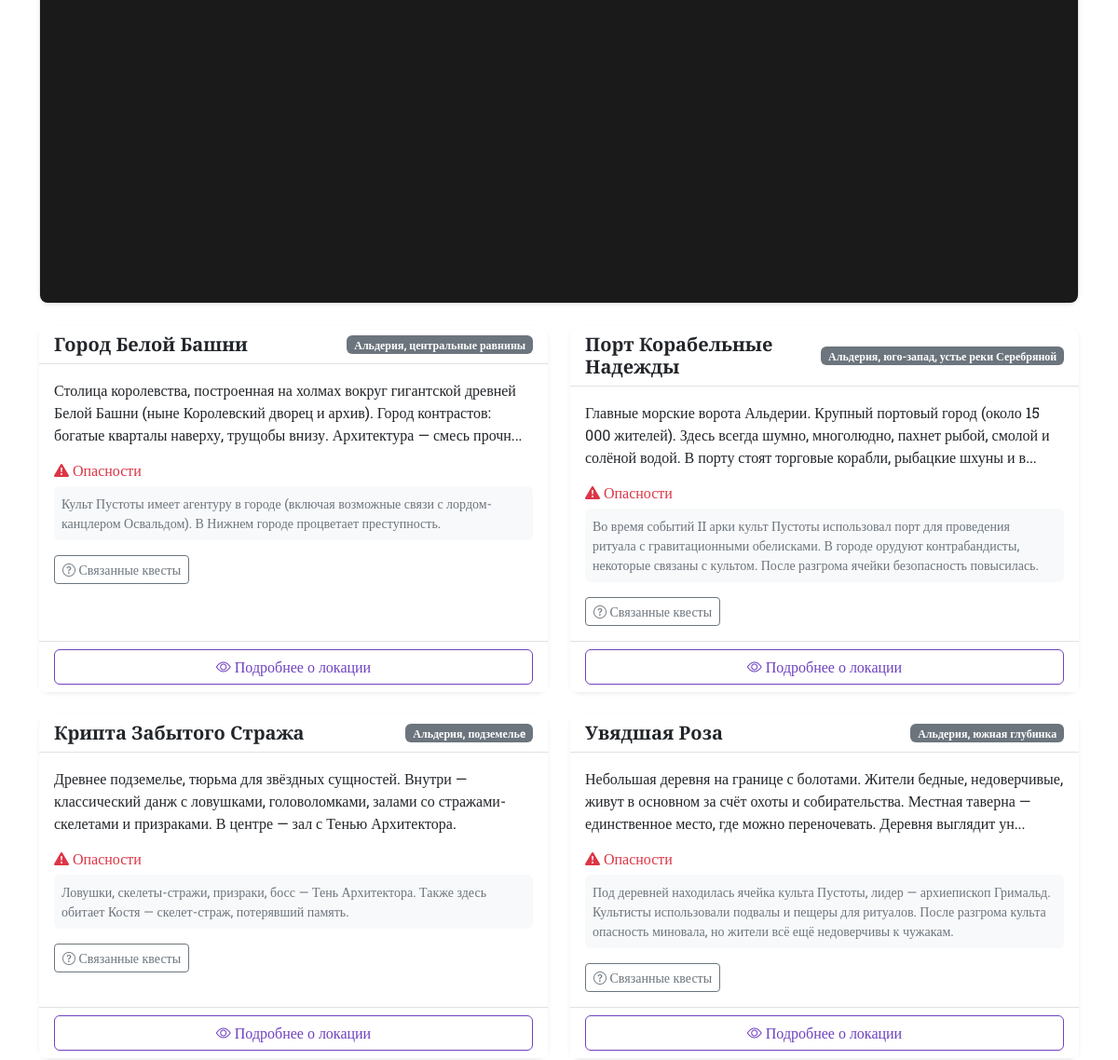
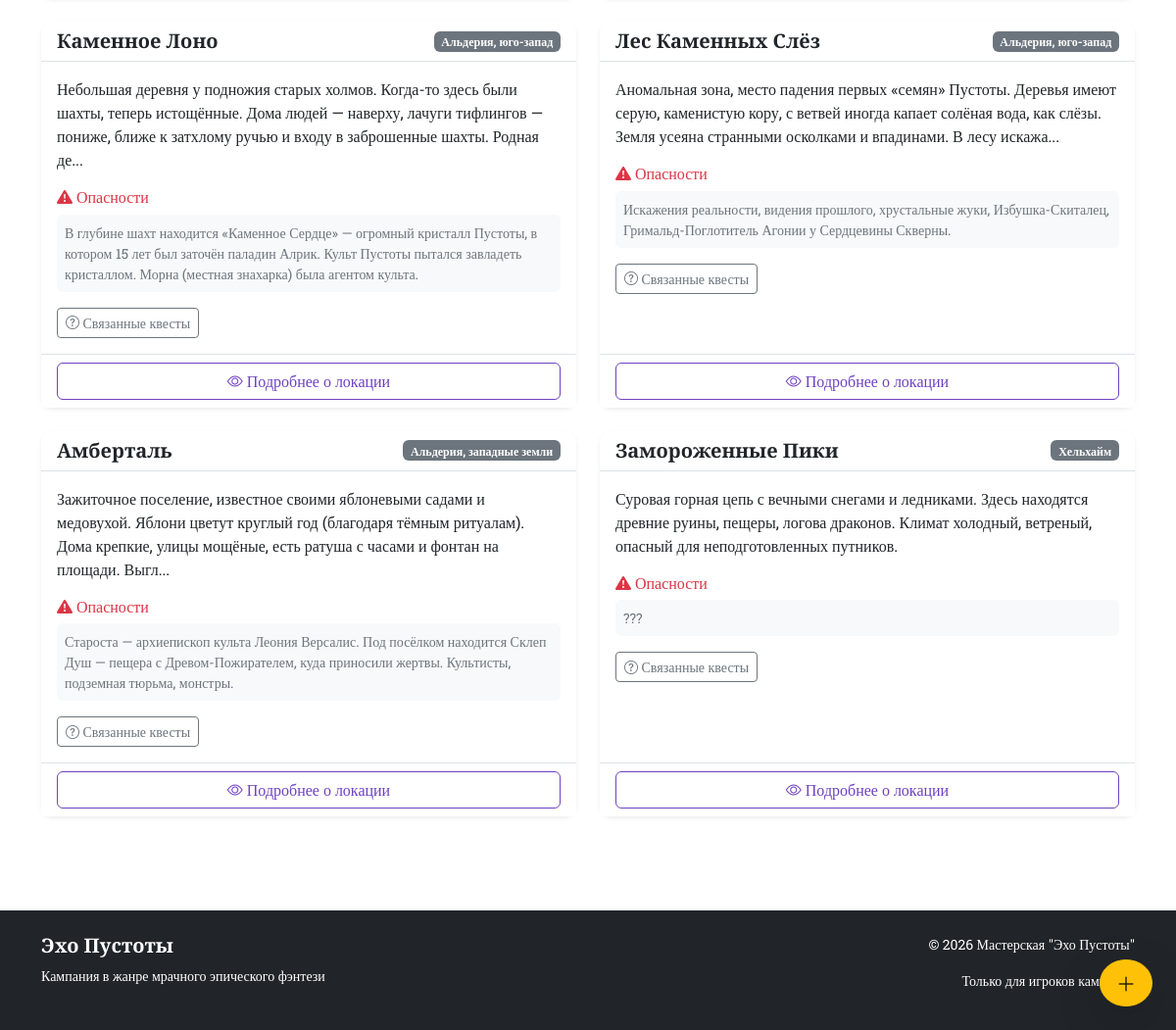
The page /locations (signed in, lower part) on the database as committed earlier (2 pictures, top to bottom).
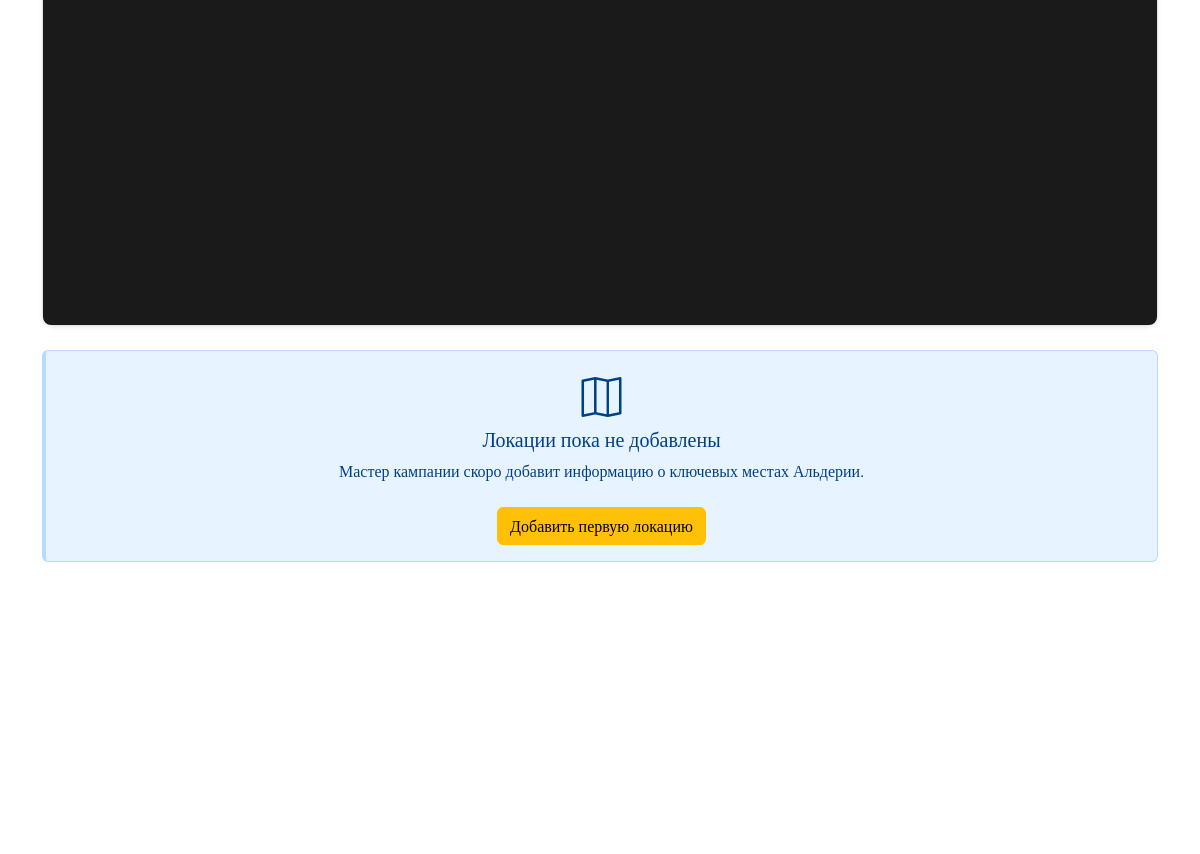
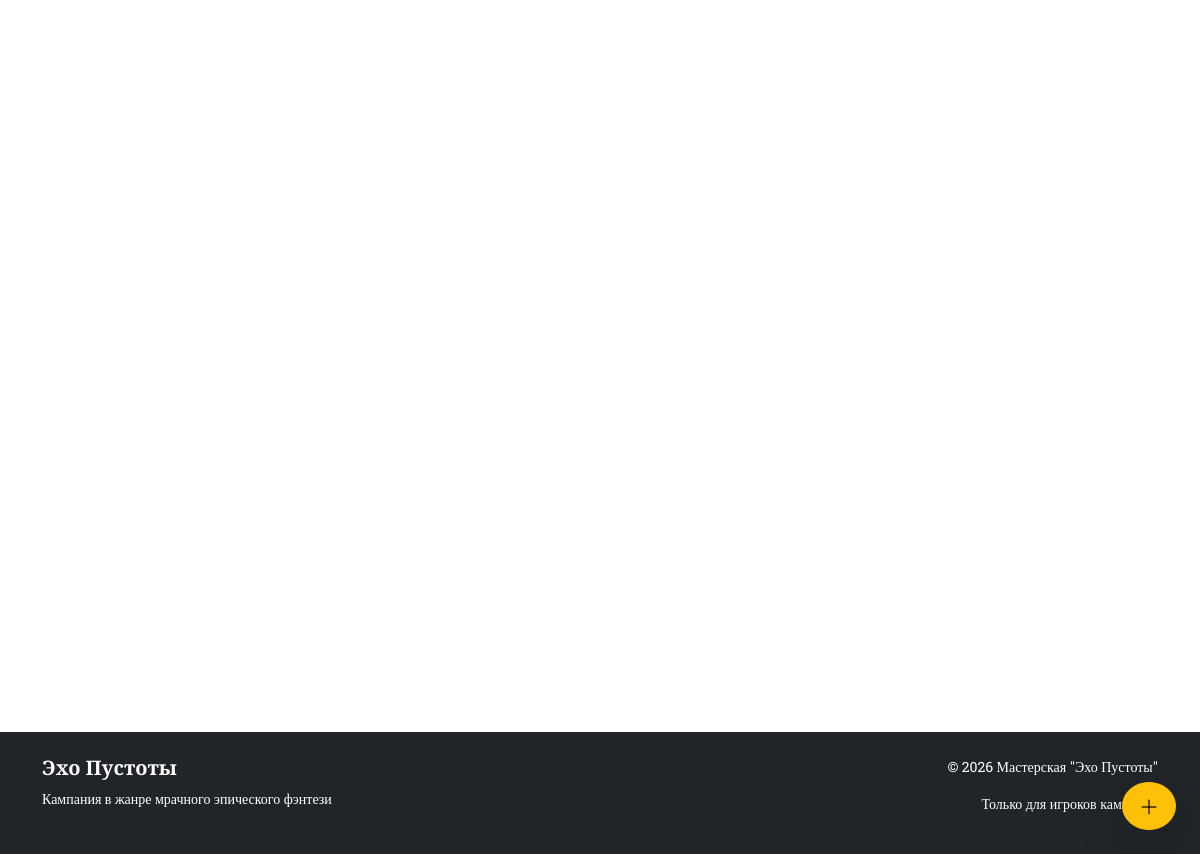
The same page on the database as committed later (2 pictures, top to bottom).
### app.py (models this page shows)
class Location(db.Model):
    __tablename__ = 'locations'
    id = db.Column(db.Integer, primary_key=True)
    name = db.Column(db.String(100), nullable=False)
    region = db.Column(db.String(100))
    description = db.Column(db.Text)
    dangers = db.Column(db.Text)
    quests = db.Column(db.Text)
    npc_ids = db.Column(db.String(200))
    map_x = db.Column(db.Integer, default=50)
    map_y = db.Column(db.Integer, default=50)

### app.py (the view)
@app.route('/locations')
def locations():
    locations = Location.query.all()
    return render_template('locations.html', locations=locations)

### app.py (called while the page is built)
@login_manager.user_loader
def load_user(user_id):
    return User.query.get(int(user_id))

### templates/locations.html (shortened to what this page needs)
{% extends "base.html" %}
{% block content %}
<div class="card shadow-sm mb-4">
    <div class="card-body p-0">
        <div id="mapContainer" class="position-relative" style="height: 600px; background: #1a1a1a; border-radius: 8px; overflow: auto;">
            <div id="mapImageContainer" style="position: relative; width: 1750px; height: 1536px; margin: 0 auto;">
                <img src="{{ url_for('static', filename='images/map.jpg') }}"
                     style="width: 100%; height: 100%; object-fit: contain; display: block;"
                     alt="Карта Альдерии">
            </div>
        </div>
    </div>
</div>
<div class="row" id="locationsList">
    {% for loc in locations %}
    <div class="col-md-6 mb-4">
        <div class="card h-100 shadow-sm border-0">
            <div class="card-header bg-white border-bottom">
                <div class="d-flex justify-content-between align-items-center">
                    <h5 class="mb-0 cinzel text-dark">{{ loc.name }}</h5>
                    <span class="badge bg-secondary">{{ loc.region }}</span>
                </div>
            </div>
            <div class="card-body bg-white">
                <p class="text-dark">
                    {% if loc.description %}
                        {{ loc.description[:200] }}{% if loc.description|length > 200 %}...{% endif %}
                    {% else %}
                        Описание пока не добавлено
                    {% endif %}
                </p>
                <div class="mt-3">
                    <h6 class="text-danger mb-2"><i class="bi bi-exclamation-triangle-fill"></i> Опасности</h6>
                    <p class="small text-secondary bg-light p-2 rounded">
                        {% if loc.dangers %}
                            {{ loc.dangers }}
                        {% else %}
                            Информация уточняется
                        {% endif %}
                    </p>
                </div>
                {% if loc.quests %}
                <div class="mt-3">
                    <button class="btn btn-outline-secondary btn-sm" type="button"
                            data-bs-toggle="collapse"
                            data-bs-target="#questsCollapse{{ loc.id }}">
                        <i class="bi bi-question-circle"></i> Связанные квесты
                    </button>
                </div>
                {% endif %}
            </div>
            <div class="card-footer bg-white border-top">
                <button class="btn btn-outline-primary w-100 view-location-btn" data-location-id="{{ loc.id }}">
                    <i class="bi bi-eye"></i> Подробнее о локации
                </button>
            </div>
        </div>
    </div>
    {% endfor %}
</div>
{% if not locations %}
<div class="alert alert-info text-center">
    <i class="bi bi-map fs-1"></i>
    <h5>Локации пока не добавлены</h5>
    <p>Мастер кампании скоро добавит информацию о ключевых местах Альдерии.</p>
    {% if current_user.is_authenticated %}
    <a href="{{ url_for('add_location') }}" class="btn btn-warning mt-2">Добавить первую локацию</a>
    {% endif %}
</div>
{% endif %}
{% if current_user.is_authenticated %}
<div class="position-fixed bottom-0 end-0 m-4" style="z-index: 1000;">
    <a href="{{ url_for('add_location') }}" class="btn btn-warning btn-lg rounded-circle shadow-lg">
        <i class="bi bi-plus-lg"></i>
    </a>
</div>
{% endif %}
{% endblock %}

Rows that differ between the two databases and show on the page:
removed Location: name "Город Белой Башни", region "Альдерия, центральные равнины", description "Столица королевства, построенная на холмах вокруг гигантской древней Белой Башни (ныне Королевский дворец и архив). Город контрастов: богатые кварталы наверху, трущобы внизу. Архитектура — смесь прочн", dangers "Культ Пустоты имеет агентуру в городе (включая возможные связи с лордом-канцлером Освальдом). В Нижнем городе процветает преступность."
removed Location: name "Порт Корабельные Надежды", region "Альдерия, юго-запад, устье реки Серебряной", description "Главные морские ворота Альдерии. Крупный портовый город (около 15 000 жителей). Здесь всегда шумно, многолюдно, пахнет рыбой, смолой и солёной водой. В порту стоят торговые корабли, рыбацкие шхуны и в", dangers "Во время событий II арки культ Пустоты использовал порт для проведения ритуала с гравитационными обелисками. В городе орудуют контрабандисты, некоторые связаны с культом. После разгрома ячейки безопасность повысилась."
removed Location: name "Крипта Забытого Стража", region "Альдерия, подземельe", description "Древнее подземелье, тюрьма для звёздных сущностей. Внутри — классический данж с ловушками, головоломками, залами со стражами-скелетами и призраками. В центре — зал с Тенью Архитектора.", dangers "Ловушки, скелеты-стражи, призраки, босс — Тень Архитектора. Также здесь обитает Костя — скелет-страж, потерявший память."
removed Location: name "Увядшая Роза", region "Альдерия, южная глубинка", description "Небольшая деревня на границе с болотами. Жители бедные, недоверчивые, живут в основном за счёт охоты и собирательства. Местная таверна — единственное место, где можно переночевать. Деревня выглядит ун", dangers "Под деревней находилась ячейка культа Пустоты, лидер — архиепископ Гримальд. Культисты использовали подвалы и пещеры для ритуалов. После разгрома культа опасность миновала, но жители всё ещё недоверчивы к чужакам."
removed Location: name "Каменное Лоно", region "Альдерия, юго-запад", description "Небольшая деревня у подножия старых холмов. Когда-то здесь были шахты, теперь истощённые. Дома людей — наверху, лачуги тифлингов — пониже, ближе к затхлому ручью и входу в заброшенные шахты. Родная де", dangers "В глубине шахт находится «Каменное Сердце» — огромный кристалл Пустоты, в котором 15 лет был заточён паладин Алрик. Культ Пустоты пытался завладеть кристаллом. Морна (местная знахарка) была агентом культа."
removed Location: name "Лес Каменных Слёз", region "Альдерия, юго-запад", description "Аномальная зона, место падения первых «семян» Пустоты. Деревья имеют серую, каменистую кору, с ветвей иногда капает солёная вода, как слёзы. Земля усеяна странными осколками и впадинами. В лесу искажа", dangers "Искажения реальности, видения прошлого, хрустальные жуки, Избушка-Скиталец, Гримальд-Поглотитель Агонии у Сердцевины Скверны."
removed Location: name "Амберталь", region "Альдерия, западные земли", description "Зажиточное поселение, известное своими яблоневыми садами и медовухой. Яблони цветут круглый год (благодаря тёмным ритуалам). Дома крепкие, улицы мощёные, есть ратуша с часами и фонтан на площади. Выгл", dangers "Староста — архиепископ культа Леония Версалис. Под посёлком находится Склеп Душ — пещера с Древом-Пожирателем, куда приносили жертвы. Культисты, подземная тюрьма, монстры."
removed Location: name "Замороженные Пики", region "Хельхайм", description "Суровая горная цепь с вечными снегами и ледниками. Здесь находятся древние руины, пещеры, логова драконов. Климат холодный, ветреный, опасный для неподготовленных путников.", dangers "???"
Other text that changed with them:
text now shown: "Локации пока не добавлены Мастер кампании скоро добавит информацию о ключевых местах Альдерии. Добавить первую локацию"
